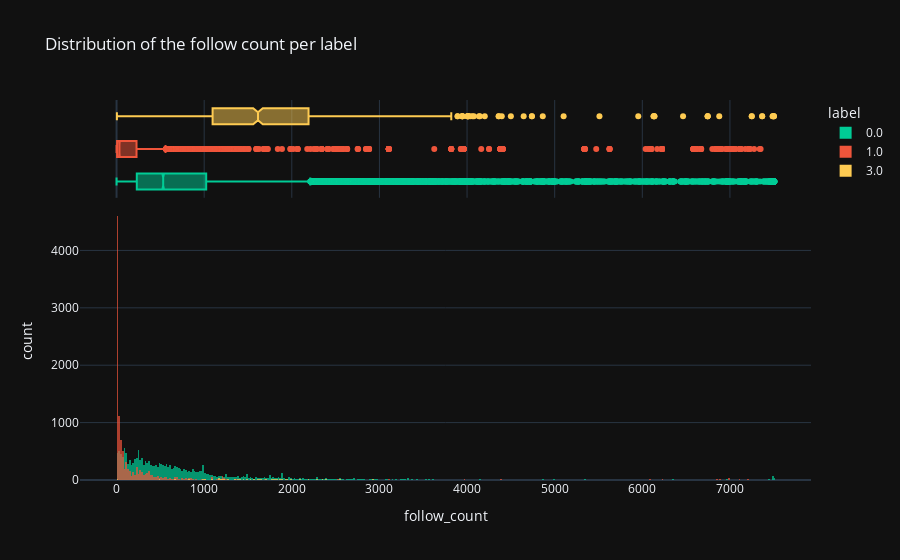

Notebook code for this chart:
### Code cell
sub_df = df_main.copy(deep=True)
sub_df['follow_count_boxcox'] = boxcox(sub_df['follow_count'], 0.5)

fig = px.histogram(sub_df,
                   x="follow_count", 
                   nbins=500,
                   color="label",
                   opacity=.7,
                   marginal="box", # or violin, rug)
                   title='Distribution of the follow count per label',
                   **plotly_kwargs
                   )


fig = fig.update_layout(barmode='overlay')

# sv.save_plotly_fig(fig)
fig

### Figure 1 — Plotly figure (JSON) as saved in the notebook; plotly's stock layout.template omitted (floating-point values rounded to 4 significant figures; data arrays with more than 128 entries replaced by an {"elided": "..."} marker saying what was removed)
{"data": [{"alignmentgroup": "True", "bingroup": "x", "hovertemplate": "label=0.0<br>follow_count=%{x}<br>count=%{y}<extra></extra>", "legendgroup": "0.0", "marker": {"color": "#00CC96", "opacity": 0.7, "pattern": {"shape": ""}}, "name": "0.0", "nbinsx": 500, "offsetgroup": "0.0", "orientation": "v", "showlegend": true, "type": "histogram", "x": {"elided": "18625 int values"}, "xaxis": "x", "yaxis": "y"}, {"alignmentgroup": "True", "hovertemplate": "label=0.0<br>follow_count=%{x}<extra></extra>", "legendgroup": "0.0", "marker": {"color": "#00CC96"}, "name": "0.0", "notched": true, "offsetgroup": "0.0", "showlegend": false, "type": "box", "x": {"elided": "18625 int values"}, "xaxis": "x2", "yaxis": "y2"}, {"alignmentgroup": "True", "bingroup": "x", "hovertemplate": "label=1.0<br>follow_count=%{x}<br>count=%{y}<extra></extra>", "legendgroup": "1.0", "marker": {"color": "#EF553B", "opacity": 0.7, "pattern": {"shape": ""}}, "name": "1.0", "nbinsx": 500, "offsetgroup": "1.0", "orientation": "v", "showlegend": true, "type": "histogram", "x": {"elided": "10931 int values"}, "xaxis": "x", "yaxis": "y"}, {"alignmentgroup": "True", "hovertemplate": "label=1.0<br>follow_count=%{x}<extra></extra>", "legendgroup": "1.0", "marker": {"color": "#EF553B"}, "name": "1.0", "notched": true, "offsetgroup": "1.0", "showlegend": false, "type": "box", "x": {"elided": "10931 int values"}, "xaxis": "x2", "yaxis": "y2"}, {"alignmentgroup": "True", "bingroup": "x", "hovertemplate": "label=3.0<br>follow_count=%{x}<br>count=%{y}<extra></extra>", "legendgroup": "3.0", "marker": {"color": "#FECB52", "opacity": 0.7, "pattern": {"shape": ""}}, "name": "3.0", "nbinsx": 500, "offsetgroup": "3.0", "orientation": "v", "showlegend": true, "type": "histogram", "x": {"elided": "980 int values"}, "xaxis": "x", "yaxis": "y"}, {"alignmentgroup": "True", "hovertemplate": "label=3.0<br>follow_count=%{x}<extra></extra>", "legendgroup": "3.0", "marker": {"color": "#FECB52"}, "name": "3.0", "notched": true, "offsetgroup": "3.0", "showlegend": false, "type": "box", "x": {"elided": "980 int values"}, "xaxis": "x2", "yaxis": "y2"}], "layout": {"barmode": "overlay", "legend": {"title": {"text": "label"}, "tracegroupgap": 0}, "title": {"text": "Distribution of the follow count per label"}, "xaxis": {"anchor": "y", "domain": [0, 1], "title": {"text": "follow_count"}}, "xaxis2": {"anchor": "y2", "domain": [0, 1], "matches": "x", "showgrid": true, "showticklabels": false}, "yaxis": {"anchor": "x", "domain": [0, 0.7326], "title": {"text": "count"}}, "yaxis2": {"anchor": "x2", "domain": [0.7426, 1], "matches": "y2", "showgrid": false, "showline": false, "showticklabels": false, "ticks": ""}}}
